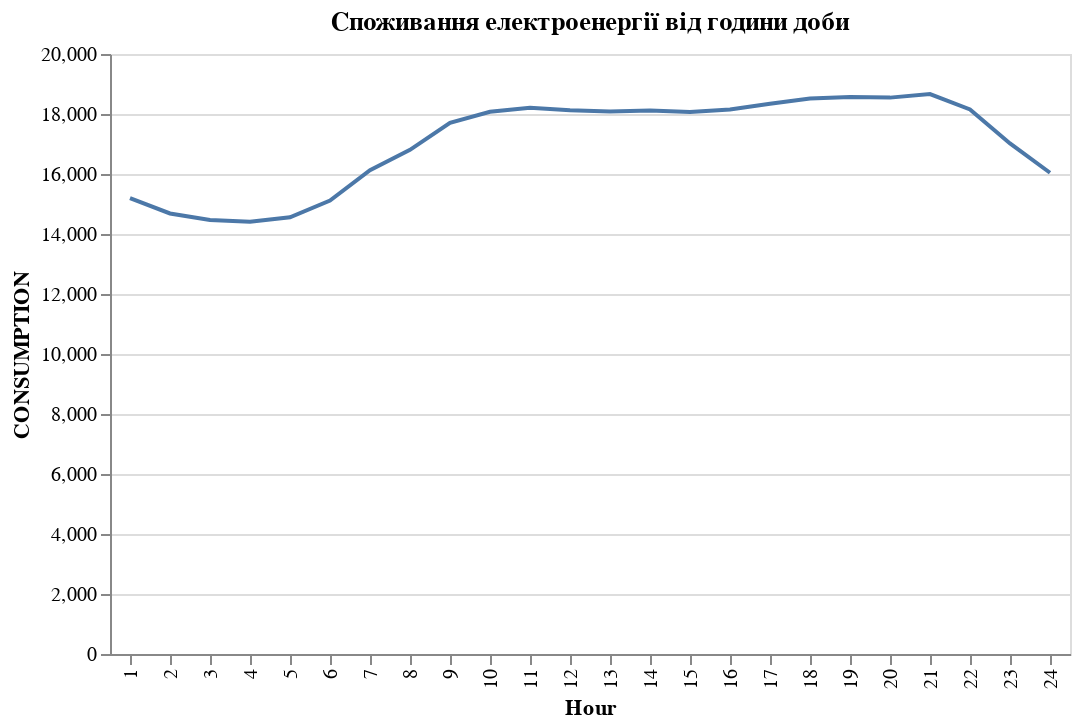

The notebook cell this image was saved under:
### Code cell
chart21 = alt.Chart(df21,title="Cпоживання електроенергії від години доби").mark_line().encode(
    x = alt.X('Hour:O'),
    y = alt.Y('CONSUMPTION:Q'))

chart21

### Figure 1 — Vega-Lite specification as saved in the notebook (floating-point values rounded to 4 significant figures)
{"config": {"view": {"continuousWidth": 400, "continuousHeight": 300}}, "data": {"name": "data-fe6adf79fd2c272cba8155886ea90d10"}, "mark": "line", "encoding": {"x": {"type": "ordinal", "field": "Hour"}, "y": {"type": "quantitative", "field": "CONSUMPTION"}}, "title": "Cпоживання електроенергії від години доби", "$schema": "https://vega.github.io/schema/vega-lite/v4.8.1.json", "datasets": {"data-fe6adf79fd2c272cba8155886ea90d10": [{"Hour": 1, "CONSUMPTION": 15190.0}, {"Hour": 10, "CONSUMPTION": 18080.0}, {"Hour": 11, "CONSUMPTION": 18210.0}, {"Hour": 12, "CONSUMPTION": 18120.0}, {"Hour": 13, "CONSUMPTION": 18080.0}, {"Hour": 14, "CONSUMPTION": 18120.0}, {"Hour": 15, "CONSUMPTION": 18060.0}, {"Hour": 16, "CONSUMPTION": 18150.0}, {"Hour": 17, "CONSUMPTION": 18340.0}, {"Hour": 18, "CONSUMPTION": 18510.0}, {"Hour": 19, "CONSUMPTION": 18570.0}, {"Hour": 2, "CONSUMPTION": 14680.0}, {"Hour": 20, "CONSUMPTION": 18550.0}, {"Hour": 21, "CONSUMPTION": 18670.0}, {"Hour": 22, "CONSUMPTION": 18150.0}, {"Hour": 23, "CONSUMPTION": 17020.0}, {"Hour": 24, "CONSUMPTION": 16040.0}, {"Hour": 3, "CONSUMPTION": 14470.0}, {"Hour": 4, "CONSUMPTION": 14410.0}, {"Hour": 5, "CONSUMPTION": 14560.0}, {"Hour": 6, "CONSUMPTION": 15120.0}, {"Hour": 7, "CONSUMPTION": 16120.0}, {"Hour": 8, "CONSUMPTION": 16800.0}, {"Hour": 9, "CONSUMPTION": 17700.0}]}}
